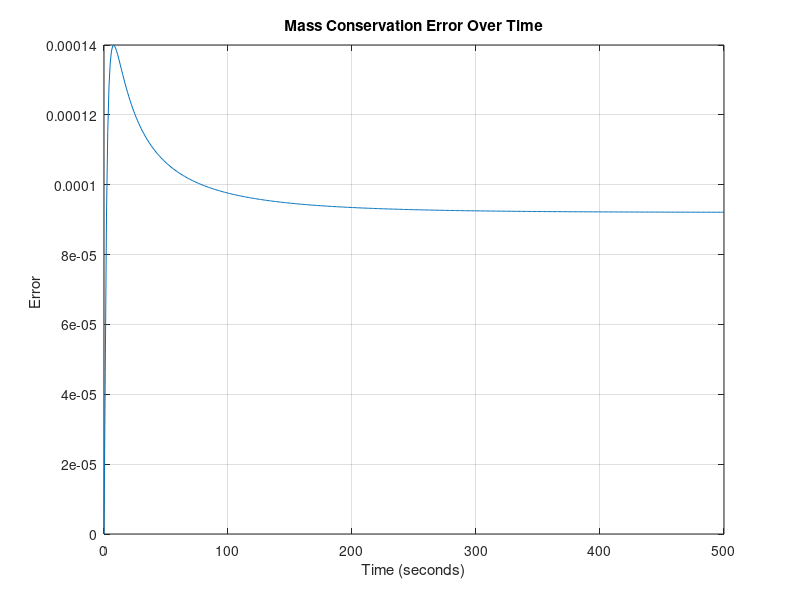

The MATLAB source for this figure: (Note: a time limit stopped this script after it produced the figure.)
%__Gruppe 3-Simulering-3.Sem__
clear
close all
clc
%% Inital Parameters
domain_length = 0.1;   % Domain length (meters)
domain_steps = 1000;    % Number of spatial domain_steps points
dx = domain_length / (domain_steps - 1); % Position discretization
 
time_length = 500;      % Time length (seconds)
time_steps = 500;       % Number of time steps
dt = time_length / time_steps; % Temporal discretization

% DEFINED VARIABLES
D = 1.464*10^-9; % Diffusivity coefficient H2PO4- in water [m^2 s^-1]
feed_conc = 0.1; % Constant solute concentration at the first cell 0.1 molar [H2PO4-]
TMP = 15; %TMP: Transmembrane Pressure [bar]

area = 0.001; % Area of the membrane surface [m^2]
kw = 5.7311*10^(-7); % Initial water permeability m^3 m^-2 bar^-1 s^-1 
my = 0.891*10^-9; % Water viscosity [Bar∙s]
Rm = 1/(my*kw); % Rejection of water at the membrane (σ) [m^-1]
InitP = 0.263253+0.0011; % Initial percipitation
alpha = 95000000000; % Specific resistance of fouling [m mol m^3]
PC = 0.5; %Percipitate Advection Coefficient

sig_m = 0.1; % Rejection of ions 

% PHYSICAL CONSTANTS
R= 8.31415*10^-2; % Gasconstant [L^3 Bar mol^-1 K^-1]
T= 273.15+25; %Temperature [K]
 
% Anonymous functions
%Lv = @(time) kw*exp(-kb*time); %Water permeability dependent on Fouling

Mp = @(conc) 0.0011*exp(36.328*conc) + 0.263253; % concentration of udfæld in respect to phosphate increase.
Rf = @(conc) alpha*(Mp(conc)/area); % Rate of fouling
Lv = @(conc) 1/(my*(Rm+Rf(conc))); % Water permeability dependent on fouling


% Create a grid for space and time
x = linspace(0, domain_length, domain_steps);
t = linspace(0, time_length, time_steps);

% Initialize the concentration array AND Initial condition (1D)
C = zeros(domain_steps, time_steps)+0.1; % 0.1 molar [H2PO4] at pH 2.9


%Diffusive Stability
DS = D*dt/dx^2;
fprintf('\n Diffusivity Stability = %f', DS);
if DS>0.5 
   fprintf(2,'\n ERROR: Stabilitetsfejl');
else
    fprintf('\n Stable Diffusion Model !!');
end


%% Time-stepping loop
for j = 2:time_steps
    for i = 1:domain_steps
        LastC = C(domain_steps, j-1);

        C(1, :) = feed_conc; % Set the leftmost boundary to 0.1

        if j == 2
            Ptot = InitP; % The rate of percipitation WI
        else
            Ptot = Mp(LastC) + (Mp(LastC) - InitP)*Jv*(dt/dx)*PC;
        end

        Jv = (kw*(TMP-(1*R*T*(LastC))));  % Volume flux = Jv ,  in terms of osmotic pressure (TMP, R, T, delta_C) and Lv. [m/s]

        % Calculate the second derivative in x direction
        if i == 1 %_Left Cell__
            d2Cdx2 = 0;
            dCdt_advection = 0;

        elseif i == domain_steps %__Membrane Cell___
            % No right neighbor at the last cell and MEMBRANE
            d2Cdx2 = (D * (C(domain_steps - 1, j-1) - C(domain_steps, j-1)) / dx^2) + C(i,j-1)*(sig_m)*Jv/(dx);
        else    %__Normal Cells__
            % Calculate the second derivative normally
            d2Cdx2 = D * (C(i + 1, j-1) - 2 * C(i, j-1) + C(i - 1, j-1)) / dx^2;
            % Apply advection term
            dCdt_advection = -Jv * (C(i, j-1) - C(i-1, j-1)) / dx;
        end
        % Apply the diffusion-advection-(electromigration) equation
        C(i, j) = C(i, j-1) + dt * (d2Cdx2 + dCdt_advection);
        Jv_values(j) = Jv; % Plot values
        P_values(j) = Ptot;
        AS(j) = Jv * dt/dx; % Stability plot values
    end
end
%% CONSERVATION ERROR

Systemdiff = [0, diff(sum(C,1))]; % Diffrence in systemsums

inflow = Jv_values*feed_conc*(dt/dx); % Inflow array
outflow = C(domain_steps, :).* Jv_values*(1-sig_m)*(dt/dx); % Outflow array 

ERROR = Systemdiff - inflow + outflow; % The mass conservation error



%% 2D Plots

% Plot Mass Conservation Error values over time

figure;
plot(t, ERROR);
xlabel('Time (seconds)');
ylabel('Error ');
title('Mass Conservation Error Over Time');
grid on;


% Plot Percipitate (DS) values over time

figure;
plot(t, P_values);
xlabel('Time (seconds)');
ylabel('percipitate ');
title('percipitate  Over Time');
grid on;

% Plot Advection Stability (DS) values over time

figure;
plot(t, AS);
xlabel('Time (seconds)');
ylabel('Advection Stability');
title('Advection Stability Over Time');
grid on;

% Plot Jv values over time
figure;
plot(t, Jv_values);
xlabel('Time (seconds)');
ylabel('Jv (Velocity)');
title('Jv (Velocity) Over Time');
grid on;


% Define fractions of time steps you want to visualize
time_fraction = [0.001, 0.01, 0.1, 0.2, 0.3, 0.4, 0.5, 0.6, 0.7, 0.8, 0.9];  % For example, 0.1 corresponds to 10% of time steps

% Calculate the corresponding time indices
time_instances = round(time_fraction * time_steps);

% Create a figure for the first plot
figure;
hold on;

% Plot concentration at specific time instances
for i = 1:length(time_instances)
    time_index = time_instances(i);
    plot(x, C(:, time_index));
end

xlabel('Position (meters)');
ylabel('Concentration');
title('Concentration Over Time at Different Instances');

% Add a legend for clarity
legend(arrayfun(@(f) ['t=', num2str(f)], time_fraction, 'UniformOutput', false));

grid on;
hold off;


%% 3D Plot

% Create a 3D surface plot to visualize concentration over time and position
[T, X] = meshgrid(t, x);
figure;
h = surf(X, T, C); % Transpose removed here
xlabel('Position (meters)');
ylabel('Tid (sekunder)');
zlabel('Koncentration');
title('Koncentration Over Tid og Position');

% Set axis limits to start at the origin
xlim([0, domain_length]);
ylim([0, time_length]);
zlim([0, max(C(:))]); % Assuming max(C(:)) is the maximum concentration in your data

set(h,'LineStyle','none')
%colormap(jet)
